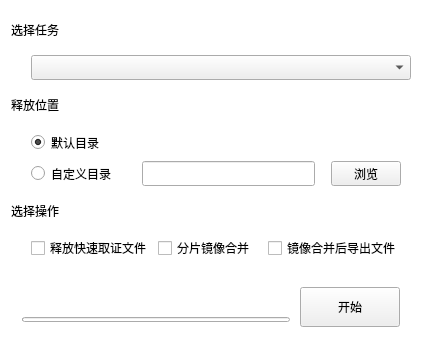
<?xml version="1.0" encoding="UTF-8"?>
<ui version="4.0">
 <class>ImageExtractorClass</class>
 <widget class="QFrame" name="ImageExtractorClass">
  <property name="geometry">
   <rect>
    <x>0</x>
    <y>0</y>
    <width>422</width>
    <height>338</height>
   </rect>
  </property>
  <property name="windowTitle">
   <string>ImageExtractor</string>
  </property>
  <property name="styleSheet">
   <string notr="true">QFrame#ImageExtractorClass
{
	background-color:white;
}</string>
  </property>
  <layout class="QHBoxLayout" name="horizontalLayout">
   <property name="spacing">
    <number>0</number>
   </property>
   <property name="margin">
    <number>0</number>
   </property>
   <item>
    <widget class="QStackedWidget" name="stackedWidget">
     <property name="styleSheet">
      <string notr="true">QFrame#stackedWidget
{
	background-color:white;
}</string>
     </property>
     <property name="currentIndex">
      <number>0</number>
     </property>
     <widget class="QWidget" name="page">
      <layout class="QVBoxLayout" name="verticalLayout">
       <property name="bottomMargin">
        <number>0</number>
       </property>
       <item>
        <widget class="QLabel" name="info_3">
         <property name="minimumSize">
          <size>
           <width>0</width>
           <height>30</height>
          </size>
         </property>
         <property name="text">
          <string>选择任务</string>
         </property>
        </widget>
       </item>
       <item>
        <layout class="QHBoxLayout" name="horizontalLayout_5">
         <property name="leftMargin">
          <number>20</number>
         </property>
         <property name="topMargin">
          <number>0</number>
         </property>
         <item>
          <widget class="QComboBox" name="cmbTask">
           <property name="minimumSize">
            <size>
             <width>0</width>
             <height>25</height>
            </size>
           </property>
          </widget>
         </item>
        </layout>
       </item>
       <item>
        <widget class="QLabel" name="info_1">
         <property name="minimumSize">
          <size>
           <width>0</width>
           <height>30</height>
          </size>
         </property>
         <property name="text">
          <string>释放位置</string>
         </property>
        </widget>
       </item>
       <item>
        <layout class="QHBoxLayout" name="horizontalLayout_4">
         <property name="leftMargin">
          <number>20</number>
         </property>
         <property name="topMargin">
          <number>0</number>
         </property>
         <item>
          <widget class="QRadioButton" name="btnDefaultOutputPath">
           <property name="minimumSize">
            <size>
             <width>0</width>
             <height>25</height>
            </size>
           </property>
           <property name="text">
            <string>默认目录</string>
           </property>
           <property name="checked">
            <bool>true</bool>
           </property>
          </widget>
         </item>
        </layout>
       </item>
       <item>
        <layout class="QHBoxLayout" name="horizontalLayout_2">
         <property name="leftMargin">
          <number>20</number>
         </property>
         <item>
          <widget class="QRadioButton" name="btnCustomOutputPath">
           <property name="minimumSize">
            <size>
             <width>0</width>
             <height>25</height>
            </size>
           </property>
           <property name="text">
            <string>自定义目录</string>
           </property>
          </widget>
         </item>
         <item>
          <spacer name="horizontalSpacer_3">
           <property name="orientation">
            <enum>Qt::Horizontal</enum>
           </property>
           <property name="sizeType">
            <enum>QSizePolicy::Fixed</enum>
           </property>
           <property name="sizeHint" stdset="0">
            <size>
             <width>20</width>
             <height>20</height>
            </size>
           </property>
          </spacer>
         </item>
         <item>
          <widget class="QLineEdit" name="edtOutputPath">
           <property name="minimumSize">
            <size>
             <width>0</width>
             <height>25</height>
            </size>
           </property>
           <property name="readOnly">
            <bool>true</bool>
           </property>
          </widget>
         </item>
         <item>
          <spacer name="horizontalSpacer_4">
           <property name="orientation">
            <enum>Qt::Horizontal</enum>
           </property>
           <property name="sizeType">
            <enum>QSizePolicy::Fixed</enum>
           </property>
           <property name="sizeHint" stdset="0">
            <size>
             <width>10</width>
             <height>20</height>
            </size>
           </property>
          </spacer>
         </item>
         <item>
          <widget class="QPushButton" name="btnBrowseOutputPath">
           <property name="minimumSize">
            <size>
             <width>70</width>
             <height>25</height>
            </size>
           </property>
           <property name="maximumSize">
            <size>
             <width>50</width>
             <height>25</height>
            </size>
           </property>
           <property name="text">
            <string>浏览</string>
           </property>
          </widget>
         </item>
         <item>
          <spacer name="horizontalSpacer_6">
           <property name="orientation">
            <enum>Qt::Horizontal</enum>
           </property>
           <property name="sizeType">
            <enum>QSizePolicy::Fixed</enum>
           </property>
           <property name="sizeHint" stdset="0">
            <size>
             <width>10</width>
             <height>20</height>
            </size>
           </property>
          </spacer>
         </item>
        </layout>
       </item>
       <item>
        <widget class="QLabel" name="info_2">
         <property name="minimumSize">
          <size>
           <width>0</width>
           <height>30</height>
          </size>
         </property>
         <property name="text">
          <string>选择操作</string>
         </property>
        </widget>
       </item>
       <item>
        <layout class="QHBoxLayout" name="horizontalLayout_6">
         <property name="leftMargin">
          <number>20</number>
         </property>
         <property name="bottomMargin">
          <number>10</number>
         </property>
         <item>
          <widget class="QCheckBox" name="btnExtractFile">
           <property name="text">
            <string>释放快速取证文件</string>
           </property>
          </widget>
         </item>
         <item>
          <widget class="QCheckBox" name="btnMergeImage">
           <property name="text">
            <string>分片镜像合并</string>
           </property>
          </widget>
         </item>
         <item>
          <widget class="QCheckBox" name="btnExtractImageFile">
           <property name="text">
            <string>镜像合并后导出文件</string>
           </property>
          </widget>
         </item>
         <item>
          <spacer name="horizontalSpacer_5">
           <property name="orientation">
            <enum>Qt::Horizontal</enum>
           </property>
           <property name="sizeType">
            <enum>QSizePolicy::Fixed</enum>
           </property>
           <property name="sizeHint" stdset="0">
            <size>
             <width>10</width>
             <height>20</height>
            </size>
           </property>
          </spacer>
         </item>
        </layout>
       </item>
       <item>
        <widget class="QFrame" name="frame_bottom_bar">
         <layout class="QHBoxLayout" name="horizontalLayout_3">
          <property name="spacing">
           <number>10</number>
          </property>
          <item>
           <layout class="QVBoxLayout" name="verticalLayout_3">
            <property name="bottomMargin">
             <number>5</number>
            </property>
            <item>
             <widget class="QLabel" name="lbStatus">
              <property name="text">
               <string/>
              </property>
             </widget>
            </item>
            <item>
             <widget class="QProgressBar" name="progressBar">
              <property name="minimumSize">
               <size>
                <width>0</width>
                <height>5</height>
               </size>
              </property>
              <property name="maximumSize">
               <size>
                <width>16777215</width>
                <height>5</height>
               </size>
              </property>
              <property name="value">
               <number>0</number>
              </property>
              <property name="textVisible">
               <bool>false</bool>
              </property>
             </widget>
            </item>
           </layout>
          </item>
          <item>
           <widget class="QPushButton" name="btnStart">
            <property name="minimumSize">
             <size>
              <width>100</width>
              <height>40</height>
             </size>
            </property>
            <property name="text">
             <string>开始</string>
            </property>
           </widget>
          </item>
         </layout>
        </widget>
       </item>
      </layout>
     </widget>
     <widget class="QWidget" name="page_2">
      <layout class="QVBoxLayout" name="verticalLayout_2">
       <item>
        <widget class="QTextEdit" name="edtLog"/>
       </item>
       <item>
        <widget class="QProgressBar" name="progress">
         <property name="minimumSize">
          <size>
           <width>0</width>
           <height>10</height>
          </size>
         </property>
         <property name="maximumSize">
          <size>
           <width>16777215</width>
           <height>10</height>
          </size>
         </property>
         <property name="value">
          <number>24</number>
         </property>
         <property name="textVisible">
          <bool>false</bool>
         </property>
        </widget>
       </item>
      </layout>
     </widget>
    </widget>
   </item>
  </layout>
 </widget>
 <layoutdefault spacing="6" margin="11"/>
 <resources>
  <include location="imageextractor.qrc"/>
 </resources>
 <connections/>
</ui>
